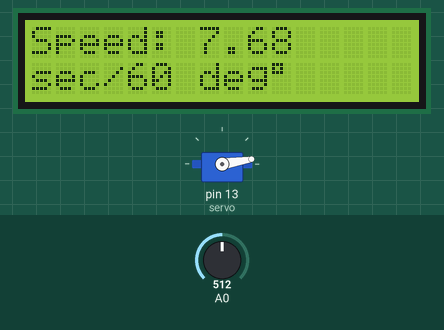
The sketch below on a simulated Arduino Uno, built with avr-gcc and run on an emulated ATmega328P. Parts: 16×2 character LCD, servo. The test bench sets the inputs (shaded band); at power-on: A0 = 512.

Above: at 1.2 s.
1.3 s: A0 set to 900
At 2.16 s:
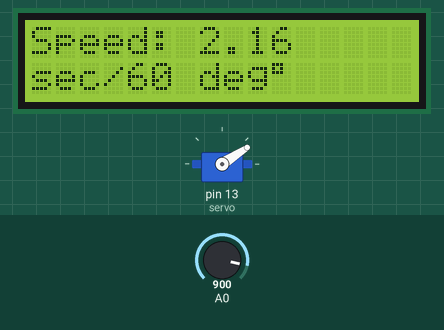
4.3 s: A0 set to 716
At 4.8 s:
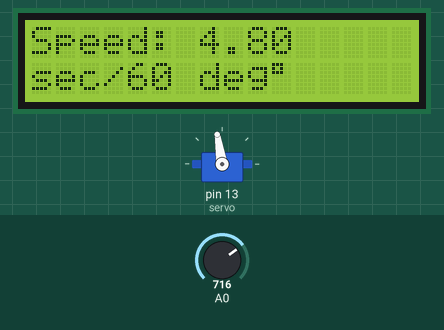
6.6 s: A0 set to 1023
At 7.04 s:
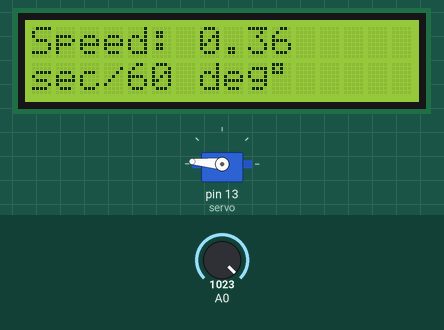
Timing chart, 0 to 15.6 s (numbered marks = the images above; inputs shaded):
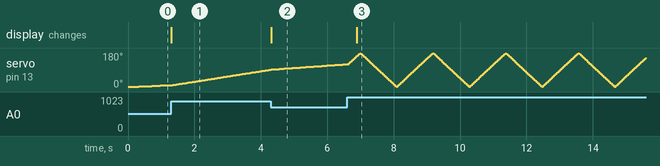

Measured:
- after the input at 1.3 s, the display: changes at once (image 1)
- after the input at 4.3 s, the display: changes at once (image 2)
- after the input at 6.6 s, the display: changes after 0.30 s (image 3)

The sketch:

TC_practice_GL.ino
```cpp
#include <Servo.h>
#include <LiquidCrystal.h>
#define minDelay 6
#define maxDelay 250

Servo servo;
LiquidCrystal lcd(12, 11, 5, 4, 3, 2);

uint8_t temp_cel[8] =
{
B11100,
B10100,
B11100,
B00000,
B00000,
B00000,
B00000
}; // strelochka

float speed;
int pos = 0;
int val = 0;
int del, volt, motorPosition;
bool clockwise;

void setup() {
  volt = analogRead(A0);
  Delay_Val();
  Speed_Val();
  motorPosition = 0;
  clockwise = false;

  lcd.createChar(1, temp_cel);
  lcd.begin(16, 2);
  outputSpeed();
  lcd.setCursor(0, 1);
  lcd.print("sec/60 deg");
  lcd.setCursor(10, 1);
  lcd.write((uint8_t)1);

  servo.attach(13);

  noInterrupts();

  TCCR2A = 0;
  TCCR2B = 0;
  TCNT2 = 130;
  TCCR2B |= (1 << CS20)|(1 << CS22);
  TIMSK2 |= (1 << TOIE2);

  interrupts();

  pinMode(A0, INPUT);
  servo.attach(13);
}

void loop() {
  rotation();
  delay(del);
}

ISR(TIMER2_OVF_vect)
{
  TCNT2 = 130;
  if(VoltChanged())
  {
    Delay_Val();
    Speed_Val();
    outputSpeed();
    lcd.setCursor(0, 1);
    lcd.print("sec/60 deg");
    lcd.setCursor(10, 1);
    lcd.write((uint8_t)1);
  }
}

bool VoltChanged(){
  int currentVolt = analogRead(A0);
  if(currentVolt == volt) return false;
  volt = currentVolt;
  return true;
}

void Delay_Val(){
  del = map(volt, 0, 1023, maxDelay, minDelay);
}

void Speed_Val(){
  speed = (float)60*del/1000;
}

void outputSpeed(){
  lcd.clear();
  lcd.setCursor(0, 0);
  lcd.print("Speed:");
  lcd.setCursor(7, 0);
  lcd.print(speed);
}

void rotation(){
  if(clockwise){
    servo.write(--motorPosition);
    if(motorPosition == 0) clockwise = false;
  }
  else {
    servo.write(++motorPosition);
    if(motorPosition == 180) clockwise = true;
  }
}
```
